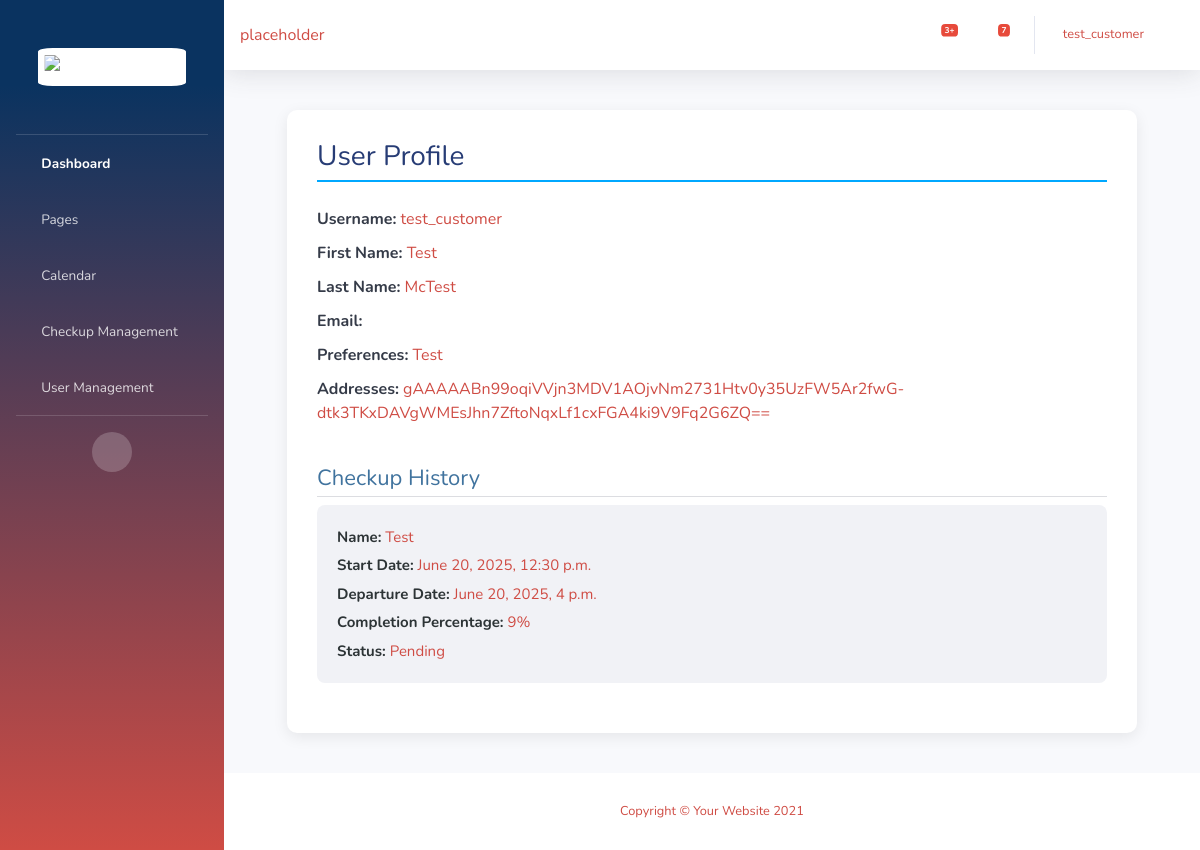
Before: /user-info/4/ (signed in) with the older database file.
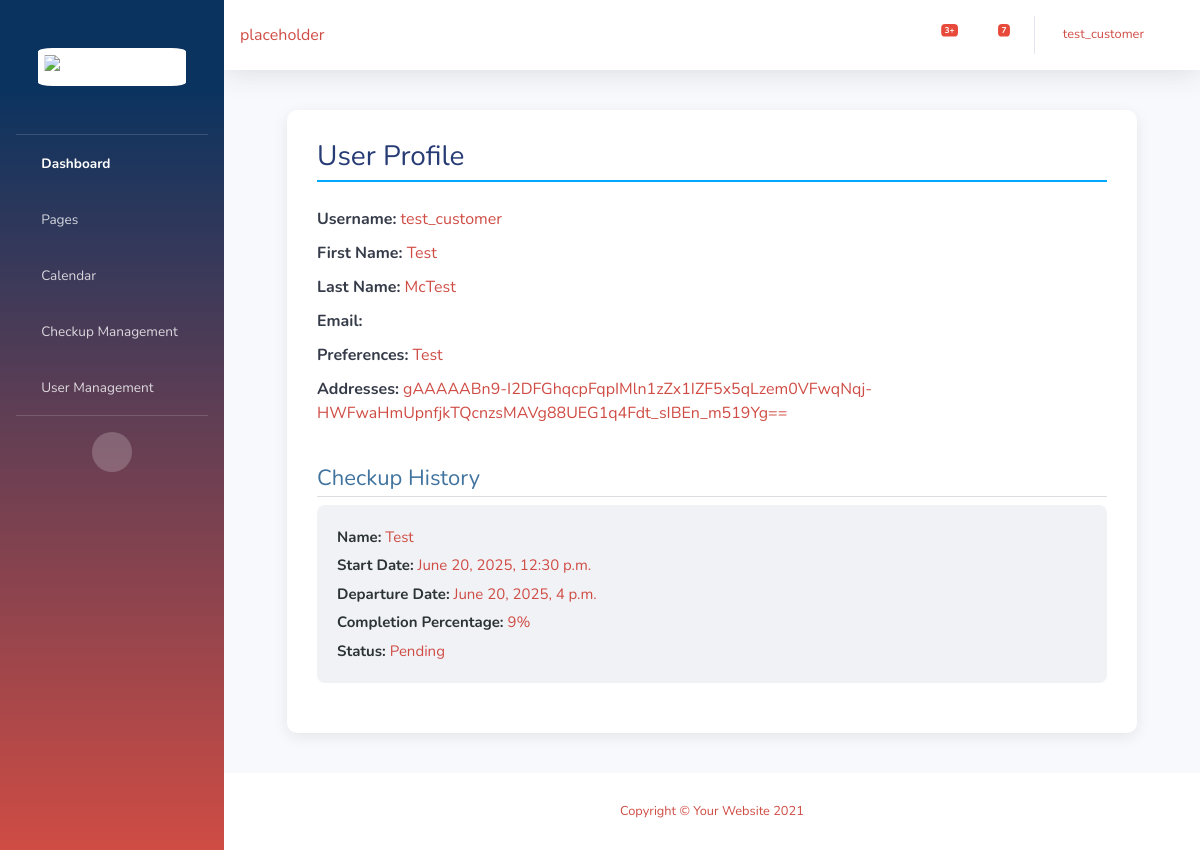
After: the same page with the newer database file.
### app/models.py (models this page shows)
class CustomerProfile(models.Model):
    customer = models.ForeignKey(User, on_delete=models.CASCADE, blank=True,null=True)
    addresses = EncryptedCharField(max_length=500,blank=True,null=True)
    preferences = models.TextField(blank=True,null=True)

### app/views.py (the view)
# urls.py: path('user-info/<int:user_id>/',manageUser,name='manageUser'),
@login_required
def manageUser(request, user_id):
    if not is_user_in_group(request.user, 'Inspector'):
        return redirect('Home')
    user = get_object_or_404(User, id=user_id)
    edit_mode = is_user_in_group(request.user, 'Admin')
    checkups = Checkup.objects.filter(customer=user).order_by('startDT').reverse()
    if request.method == 'POST' and edit_mode:
        form = AdminUserUpdateForm(request.POST, instance=user)
        if form.is_valid():
            form.save()
            context = {
                'account': user,
                'form': form,
                'checkups': checkups,
                'edit_mode': edit_mode,
            }
            return render(request, 'UserEdit.html', Context(request, context))
    else:
        form = AdminUserUpdateForm(instance=user)
    context = {
        'account': user,
        'form': form,
        'checkups': checkups,
        'edit_mode': edit_mode,
        'customer_profile': CustomerProfile.objects.get(customer=user)
    }
    if edit_mode:
        return render(request, 'UserEdit.html', Context(request, context))
    else:
        return render(request, 'UserInfo.html', Context(request, context))

### app/models.py (called while the page is built)
def Context(request, extra=None):
    BasicContext = {'user':request.user}
    if extra != None:
        return {k: v for d in (BasicContext, extra) for k, v in d.items()}
    else:
        return BasicContext

    def completion_percentage(self):
        total_items = self.items.count()
        if total_items == 0:
            return 0
        completed_items = self.items.filter(is_completed=True).count()
        return round((completed_items / total_items) * 100)

### app/views.py (called while the page is built)
def is_user_in_group(user, group_name):
    try:
        group = Group.objects.get(name=group_name)
    except Group.DoesNotExist:
        return False
    return group in user.groups.all()

### app/templates/UserInfo.html (shortened to what this page needs)
{% extends 'base.html' %} {% block content %}
<div class="main profile-container">
  <h1 class="profile-title">User Profile</h1>
  <div class="user-info">
    <p class="user-field"><strong>Username:</strong> {{ account.username }}</p>
    <p class="user-field"><strong>First Name:</strong> {{ account.first_name }}</p>
    <p class="user-field"><strong>Last Name:</strong> {{ account.last_name }}</p>
    <p class="user-field"><strong>Email:</strong> {{ account.email }}</p>
    {% if customer_profile %}
    <p class="user-field"><strong>Preferences:</strong> {{ customer_profile.preferences }}</p>
    <p class="user-field"><strong>Addresses:</strong> {{ customer_profile.addresses }}</p>
    {% else %}
    <p class="user-field">No customer profile found.</p>
    {% endif %}
  </div>
  <h2 class="section-title">Checkup History</h2>
  <ul class="checkup-list">
    {% for checkup in checkups %}
    <li class="checkup-item">
      <a class="checkup-link" href="{% url 'Edit' checkup_id=checkup.id %}">
        <table class="checkup-table">
          <p class="checkup-field"><strong>Name:</strong> {{ checkup.name }}</p>
          <p class="checkup-field"><strong>Start Date:</strong> {{ checkup.startDT }}</p>
          <p class="checkup-field"><strong>Departure Date:</strong> {{ checkup.departDT }}</p>
          <p class="checkup-field">
            <strong>Completion Percentage:</strong> {{ checkup.completion_percentage }}%
          </p>
          <p class="checkup-field"><strong>Status:</strong> {{ checkup.status }}</p>
        </table>
      </a>
    </li>
    {% endfor %}
  </ul>
</div>
{% endblock %}

Changed rows visible on the page:
changed CustomerProfile "Test": addresses "gAAAAABn99oqiVVjn3MDV1AOjvNm2731Htv0y35UzFW5Ar2fwG-dtk3TKxDAVgWMEsJhn7ZftoNqxLf1cxFGA4ki9V9Fq2G6ZQ==" → "gAAAAABn9-I2DFGhqcpFqpIMln1zZx1IZF5x5qLzem0VFwqNqj-HWFwaHmUpnfjkTQcnzsMAVg88UEG1q4Fdt_sIBEn_m519Yg=="
